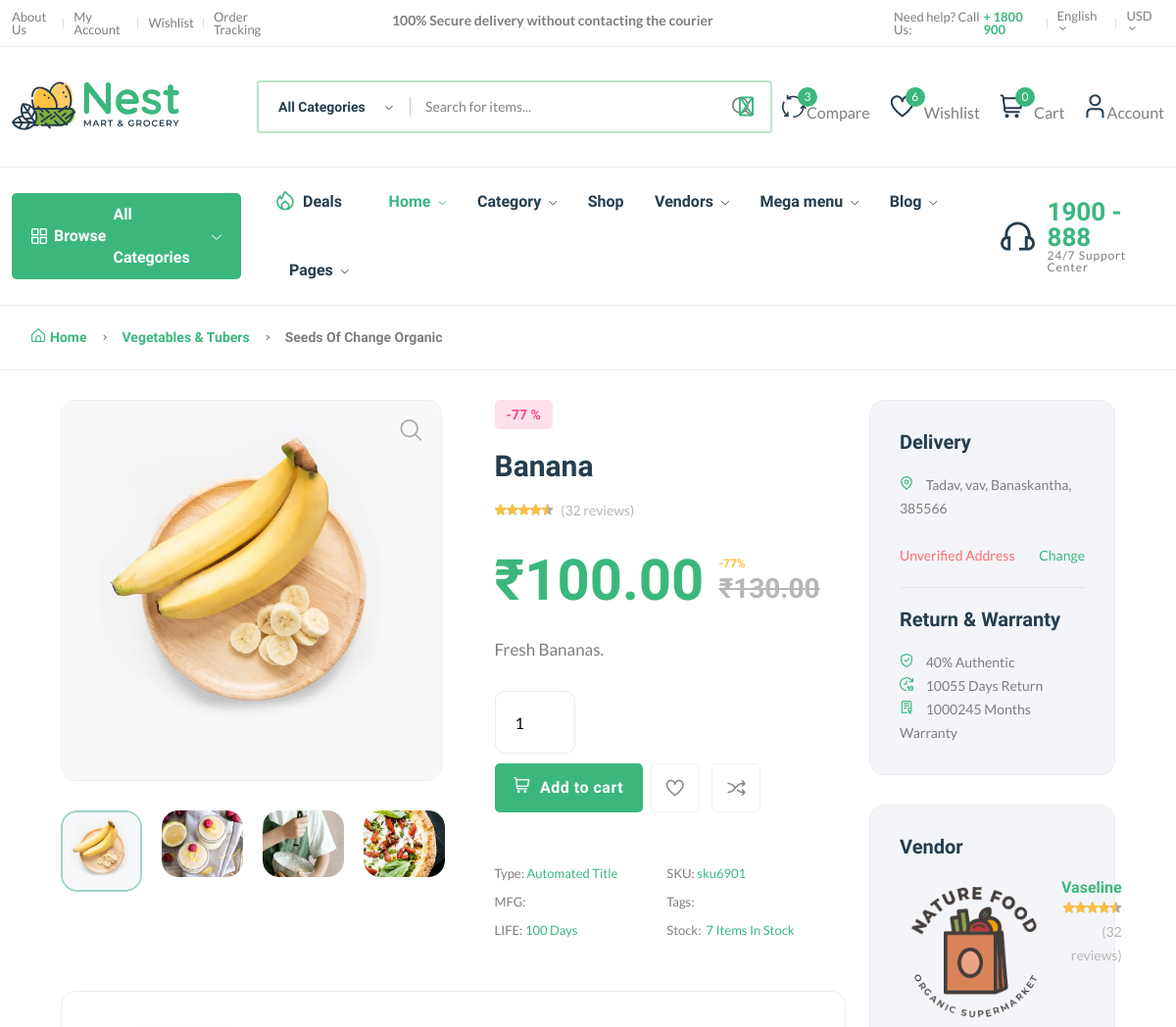
/product/44e14fa1f5/ (signed in, upper part), run on an earlier commit of the app's database.
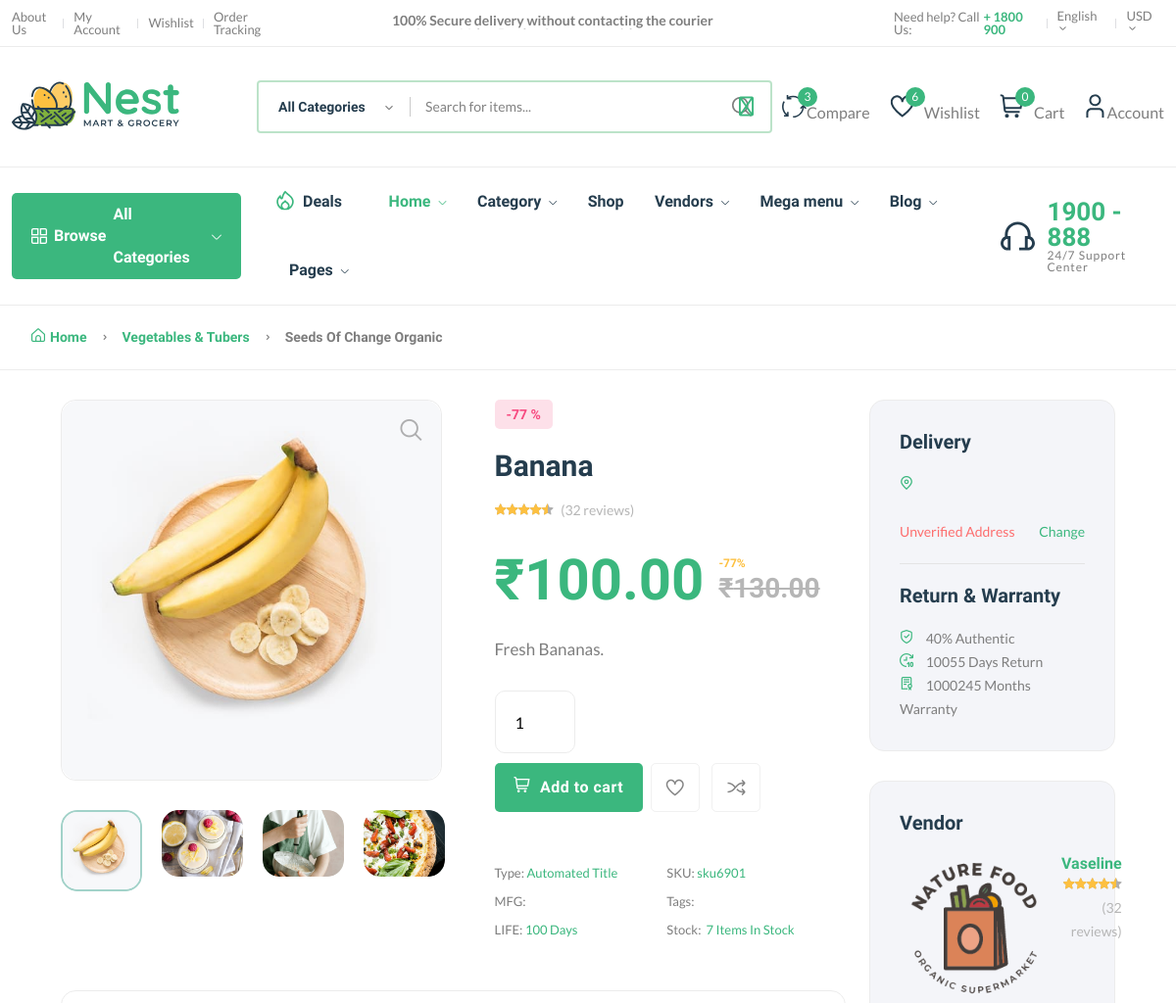
And on a later commit of the database.
### core/models.py (models this page shows, shortened)
class Product(models.Model):
    pid = ShortUUIDField(unique=True, length=10, max_length=20, alphabet="abcdef12345")
    user = models.ForeignKey(User, on_delete=models.SET_NULL, null=True)
    category = models.ForeignKey(
        Category, on_delete=models.SET_NULL, null=True, related_name="category"
    )
    vendor = models.ForeignKey(
        Vendor, on_delete=models.SET_NULL, null=True, related_name="vendor"
    )
    title = models.CharField(max_length=100, default="Automated Type")
    image = models.ImageField(upload_to=user_directory_path, default="product.jpg")
    description = RichTextUploadingField(
        null=True, blank=True, default="This is Product Desc."
    )
    price = models.DecimalField(
        max_digits=999999999999999, decimal_places=2, default="199"
    )
    old_price = models.DecimalField(
        max_digits=999999999999999, decimal_places=2, default="299"
    )
    specifications = RichTextUploadingField(
        null=True, blank=True, default="This is Automated specs."
    )
    type = models.CharField(
        max_length=100, default="Automated Title", blank=True, null=True
    )
    life = models.CharField(max_length=100, default="100 Days", blank=True, null=True)
    stock_count = models.PositiveIntegerField(default="7", blank=True, null=True)
    mfd = models.DateTimeField(auto_now_add=False, blank=True, null=True)
    tags = TaggableManager(blank=True)
    product_status = models.CharField(
        choices=STATUS, max_length=10, default="in_review"
    )
    status = models.BooleanField(default=True)
    in_stock = models.BooleanField(default=True)
    featured = models.BooleanField(default=False)
    digital = models.BooleanField(default=False)
    sku = ShortUUIDField(
        unique=True, length=4, max_length=10, prefix="sku", alphabet="1234567890"
    )
    date = models.DateTimeField(
        auto_now_add=True,
    )
    updated = models.DateTimeField(null=True, blank=True)
    class Meta:
        verbose_name_plural = "Product"
    def get_percentage(self):
        new_price = (self.price / self.old_price) * 100
        return new_price

class ProductImages(models.Model):
    images = models.ImageField(upload_to="product-image", default="product.jpg")
    product = models.ForeignKey(
        Product, related_name="p_images", on_delete=models.SET_NULL, null=True
    )
    date = models.DateTimeField(
        auto_now_add=True,
    )
    class Meta:
        verbose_name_plural = "Product Images"

class Address(models.Model):
    user = models.ForeignKey(User, on_delete=models.SET_NULL, null=True)
    address = models.CharField(max_length=100, null=True)
    mobile = models.CharField(max_length=30, null=True)
    status = models.BooleanField(default=False)
    class Meta:
        verbose_name_plural = "Address"

class Vendor(models.Model):
    vid = ShortUUIDField(
        unique=True, length=10, max_length=20, prefix="ven", alphabet="abcdef12345"
    )
    title = models.CharField(max_length=100, default="Automated Vendor Title")
    cover_image = models.ImageField(upload_to=user_directory_path, default="vendor.jpg")
    image = models.ImageField(upload_to=user_directory_path, default="vendor.jpg")
    description = RichTextUploadingField(
        null=True, blank=True, default="This is Vendor Desc."
    )
    address = models.CharField(max_length=100, default="Samras Boyz, BK-385566")
    contact = models.CharField(max_length=100, default="+91 6359970942")
    chat_res_time = models.CharField(max_length=100, default="100")
    shipping_on_time = models.CharField(max_length=100, default="100")
    authentic_rating = models.CharField(max_length=100, default="100")
    days_return = models.CharField(max_length=100, default="100")
    warranty_period = models.CharField(max_length=100, default="100")
    user = models.ForeignKey(User, on_delete=models.SET_NULL, null=True)
    date = models.DateTimeField(auto_now_add=True, null=True, blank=True)
    class Meta:
        verbose_name_plural = "Vendor"
    def __str__(self):
        return self.title

### core/views.py (the view)
# urls.py: path("product/<pid>/", views.product_detail_view, name="product-detail"),
def product_detail_view(request, pid):
    product = Product.objects.get(pid=pid)
    products = Product.objects.filter(category=product.category).exclude(pid=pid)
    reviews = ProductReview.objects.filter(product=product).order_by("-date")
    average_rating = ProductReview.objects.filter(product=product).aggregate(
        rating=Avg("rating")
    )
    p_image = product.p_images.all()
    review_form = ProductReviewForm
    make_review = True
    if request.user.is_authenticated:
        user_review_count = ProductReview.objects.filter(
            user=request.user, product=product
        ).count()
        if user_review_count > 0:
            make_review = False
    context = {
        "p": product,
        "products": products,
        "average_rating": average_rating,
        "make_review": make_review,
        "p_image": p_image,
        "review_form": review_form,
        "reviews": reviews,
    }
    return render(request, "core/product-detail.html", context)

### templates/core/product-detail.html (shortened to what this page needs)
{% extends 'partials/base.html' %}
{% load static %}
{% block content %}
  <link rel="stylesheet" href="https://cdnjs.cloudflare.com/ajax/libs/highlight.js/11.9.0/styles/monokai.min.css" />
  <main class="main">
    <div class="page-header breadcrumb-wrap">
      <div class="container">
        <div class="breadcrumb">
          <a href="index.html" rel="nofollow"><i class="fi-rs-home mr-5"></i>Home</a>
          <span></span> <a href="shop-grid-right.html">Vegetables & tubers</a>
          <span></span> Seeds of Change Organic
        </div>
      </div>
    </div>
    <div class="container mb-30">
      <div class="row">
        <div class="col-xl-11 col-lg-12 m-auto">
          <div class="row">
            <div class="col-xl-9">
              <div class="product-detail accordion-detail">
                <div class="row mb-50 mt-30">
                  <div class="col-md-6 col-sm-12 col-xs-12 mb-md-0 mb-sm-5">
                    <div class="detail-gallery">
                      <span class="zoom-icon"><i class="fi-rs-search"></i></span>
                      <div class="product-image-slider">
                        <figure class="border-radius-10">
                          <img src="{{ p.image.url }}" alt="product image" />
                        </figure>
                      </div>
                      <div class="slider-nav-thumbnails">
                        <div>
                          <img src="{{ p.image.url }}" alt="product image" />
                        </div>
                        {% for p in p_image %}
                          <div>
                            <img src="{{ p.images.url }}" alt="product image" />
                          </div>
                        {% endfor %}
                      </div>
                    </div>
                  </div>
                  <div class="col-md-6 col-sm-12 col-xs-12">
                    <div class="detail-info pr-30 pl-30">
                      <span class="stock-status out-stock">-{{ p.get_percentage|floatformat:0 }} %</span>
                      <h2 class="title-detail">{{ p.title }}</h2>
                      <div class="product-detail-rating">
                        <div class="product-rate-cover text-end">
                          <div class="product-rate d-inline-block">
                            <div class="product-rating" style="width: 90%"></div>
                          </div>
                          <span class="font-small ml-5 text-muted">(32 reviews)</span>
                        </div>
                      </div>
                      <div class="clearfix product-price-cover">
                        <div class="product-price primary-color float-left">
                          <span class="current-price text-brand current-price current-product-price-{{p.id}}">₹</span><span class="current-price text-brand" id="current-product-price">{{ p.price }}</span>
                          <span>
                            <span class="save-price font-md color3 ml-15">-{{ p.get_percentage|floatformat:0 }}%</span>
                            <span class="old-price font-md ml-15">₹{{ p.old_price }}</span>
                          </span>
                        </div>
                      </div>
                      <div class="short-desc mb-30">
                        <p class="font-lg">{{ p.description|truncatechars:150|safe }}</p>
                      </div>
                      <div class="detail-extralink mb-50">
                          <input type="number" name="" id="product-quantity" value="1" class="w-25 mb-10 product-quantity-{{ p.id }}">
                        <br>
                        <div class="product-extra-link2">
                          <button type="submit" class="button button-add-to-cart add-to-cart-btn" data-index="{{p.id}}" id="add-to-cart-btn"><i class="fi-rs-shopping-cart" ></i>Add to cart</button>
                          <a aria-label="Add To Wishlist" class="action-btn hover-up" href="shop-wishlist.html"><i class="fi-rs-heart"></i></a>
                          <a aria-label="Compare" class="action-btn hover-up" href="shop-compare.html"><i class="fi-rs-shuffle"></i></a>
                        </div>
                      </div>
                      <div class="font-xs">
                        <ul class="mr-50 float-start">
                          <li class="mb-5">
                            Type: <span class="text-brand">{{ p.type }}</span>
                          </li>
                          <li class="mb-5">
                            MFG:
                          </li>
                          <li>
                            LIFE: <span class="text-brand">{{ p.life }}</span>
                          </li>
                        </ul>
                        <ul class="float-start">
                          <li class="mb-5">
                            SKU: <a href="#">{{ p.sku }}</a>
                          </li>
                          <li class="mb-5">
                            Tags:
                          </li>
                          <li>
                            Stock:<span class="in-stock text-brand ml-5">{{ p.stock_count }} Items In Stock</span>
                          </li>
                        </ul>
                      </div>
                    </div>
                  </div>
                </div>
                <div class="product-info">
                </div>
              </div>
            </div>
            <div class="col-xl-3 primary-sidebar sticky-sidebar mt-30">
              <div class="sidebar-widget widget-delivery mb-30 bg-grey-9 box-shadow-none">
                <h5 class="section-title style-3 mb-20">Delivery</h5>
                <ul>
                  <li>
                    <i class="fi fi-rs-marker mr-10 text-brand"></i>
                    <span>
                      {{ address.address }}
                      <br />
                      <br />
                      {% if address.status == True %}
                        <span class="text-success">Verified Address</span>
                      {% else %}
                        <span class="text-danger">Unverified Address</span>
                      {% endif %}
                    </span>
                    <a href="#" class="change float-end">Change</a>
                  </li>
                  <li class="hr">
                    <span></span>
                  </li>
                </ul>
                <h5 class="section-title style-3 mb-20">Return & Warranty</h5>
                <ul>
                  <li>
                    <i class="fi fi-rs-shield-check mr-10 text-brand"></i>
                    <span>{{ p.vendor.authentic_rating }}% Authentic</span>
                  </li>
                  <li>
                    <i class="fi fi-rs-time-forward-ten mr-10 text-brand"></i>
                    <span>{{ p.vendor.days_return }} Days Return</span>
                  </li>
                  <li>
                    <i class="fi fi-rs-diploma mr-10 text-brand"></i>
                    <span>{{ p.vendor.warranty_period }} Months Warranty</span>
                  </li>
                </ul>
              </div>
              <div class="sidebar-widget widget-vendor mb-30 bg-grey-9 box-shadow-none">
                <h5 class="section-title style-3 mb-20">Vendor</h5>
                <div class="vendor-logo d-flex mb-30">
                  <img src="{{ p.vendor.image.url }}" alt="" />
                  <div class="vendor-name ml-15">
                    <h6><a href="vendor-details-2.html">{{ p.vendor }}</a></h6>
                    <div class="product-rate-cover text-end">
                      <div class="product-rate d-inline-block">
                        <div class="product-rating" style="width: 90%"></div>
                      </div>
                      <span class="font-small ml-5 text-muted">(32 reviews)</span>
                    </div>
                  </div>
                </div>
              </div>
            </div>
          </div>
        </div>
      </div>
    </div>
  </main>
{% endblock %}

What changed in the data, as far as the page shows it:
no longer on this page (row edited): Address: address "Tadav, vav, Banaskantha, 385566"
